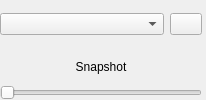
                    <widget class="QFrame" name="grid_colouring_frame">
                     <property name="frameShape">
                      <enum>QFrame::Shape::NoFrame</enum>
                     </property>
                     <property name="frameShadow">
                      <enum>QFrame::Shadow::Raised</enum>
                     </property>
                     <layout class="QGridLayout" name="gridLayout_31">
                      <property name="leftMargin">
                       <number>0</number>
                      </property>
                      <property name="topMargin">
                       <number>0</number>
                      </property>
                      <property name="rightMargin">
                       <number>4</number>
                      </property>
                      <property name="bottomMargin">
                       <number>0</number>
                      </property>
                      <item row="2" column="0" colspan="3">
                       <widget class="QLabel" name="schematic_step_label">
                        <property name="font">
                         <font>
                          <pointsize>9</pointsize>
                         </font>
                        </property>
                        <property name="text">
                         <string>Snapshot</string>
                        </property>
                        <property name="alignment">
                         <set>Qt::AlignmentFlag::AlignCenter</set>
                        </property>
                       </widget>
                      </item>
                      <item row="0" column="0" rowspan="2" colspan="2">
                       <widget class="QComboBox" name="available_results_to_color_comboBox">
                        <property name="minimumSize">
                         <size>
                          <width>164</width>
                          <height>0</height>
                         </size>
                        </property>
                        <property name="font">
                         <font>
                          <pointsize>9</pointsize>
                         </font>
                        </property>
                        <property name="toolTip">
                         <string>Available results</string>
                        </property>
                       </widget>
                      </item>
                      <item row="0" column="2" rowspan="2">
                       <widget class="QPushButton" name="colour_results_pushButton">
                        <property name="maximumSize">
                         <size>
                          <width>32</width>
                          <height>16777215</height>
                         </size>
                        </property>
                        <property name="toolTip">
                         <string>Color the grid with the selected study</string>
                        </property>
                        <property name="text">
                         <string/>
                        </property>
                        <property name="icon">
                         <iconset resource="icons.qrc">
                          <normaloff>:/Icons/icons/color_grid.svg</normaloff>:/Icons/icons/color_grid.svg</iconset>
                        </property>
                       </widget>
                      </item>
                      <item row="3" column="0" colspan="3">
                       <widget class="QSlider" name="diagram_step_slider">
                        <property name="toolTip">
                         <string>&lt;html&gt;&lt;head/&gt;&lt;body&gt;&lt;p&gt;&lt;span style=&quot; font-weight:700;&quot;&gt;Time slider&lt;/span&gt;&lt;/p&gt;&lt;p&gt;Move this time slider to select the appropriate time slot to view.&lt;/p&gt;&lt;p&gt;The first position sets the snapshot values, the rest attend to the time series values.&lt;/p&gt;&lt;/body&gt;&lt;/html&gt;</string>
                        </property>
                        <property name="orientation">
                         <enum>Qt::Orientation::Horizontal</enum>
                        </property>
                       </widget>
                      </item>
                     </layout>
                    </widget>
